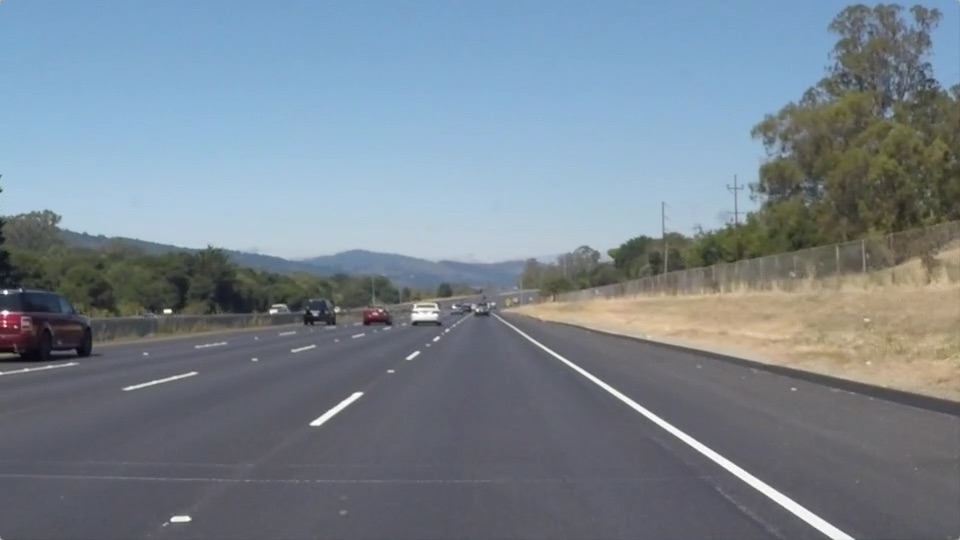
#> input picture CarND-LaneLines-P1/test_images/solidWhiteRight.jpg, 960 x 540 px
$ jupyter execute --allow-errors P1.ipynb   (shell and % lines are left out)
#> lines starting #> are read from the running program, lines starting #| are printed output that depends on the picture; after the words box and inside, x2 and y2 are one past the last pixel; in counts of white or black regions, pixels touching at a corner belong together
# Self-Driving Car Engineer Nanodegree

## Project: **Finding Lane Lines on the Road**
***
In this project, you will use the tools you learned about in the lesson to identify lane lines on the road.  You can develop your pipeline on a series of individual images, and later apply the result to a video stream (really just a series of images). Check out the video clip "raw-lines-example.mp4" (also contained in this repository) to see what the output should look like after using the helper functions below.

Once you have a result that looks roughly like "raw-lines-example.mp4", you'll need to get creative and try to average and/or extrapolate the line segments you've detected to map out the full extent of the lane lines.  You can see an example of the result you're going for in the video "P1_example.mp4".  Ultimately, you would like to draw just one line for the left side of the lane, and one for the right.

In addition to implementing code, there is a brief writeup to complete. The writeup should be completed in a separate file, which can be either a markdown file or a pdf document. There is a [write up template](https://github.com/udacity/CarND-LaneLines-P1/blob/master/writeup_template.md) that can be used to guide the writing process. Completing both the code in the Ipython notebook and the writeup template will cover all of the [rubric points](https://review.udacity.com/#!/rubrics/322/view) for this project.

---
Let's have a look at our first image called 'test_images/solidWhiteRight.jpg'.  Run the 2 cells below (hit Shift-Enter or the "play" button above) to display the image.

**Note: If, at any point, you encounter frozen display windows or other confounding issues, you can always start again with a clean slate by going to the "Kernel" menu above and selecting "Restart & Clear Output".**

---

**The tools you have are color selection, region of interest selection, grayscaling, Gaussian smoothing, Canny Edge Detection and Hough Tranform line detection.  You  are also free to explore and try other techniques that were not presented in the lesson.  Your goal is piece together a pipeline to detect the line segments in the image, then average/extrapolate them and draw them onto the image for display (as below).  Once you have a working pipeline, try it out on the video stream below.**

---

<figure>

 <figcaption>
 <p></p>
 <p style="text-align: center;"> Your output should look something like this (above) after detecting line segments using the helper functions below </p>
 </figcaption>
</figure>
 <p></p>
<figure>

 <figcaption>
 <p></p>
 <p style="text-align: center;"> Your goal is to connect/average/extrapolate line segments to get output like this</p>
 </figcaption>
</figure>

**Run the cell below to import some packages.  If you get an `import error` for a package you've already installed, try changing your kernel (select the Kernel menu above --> Change Kernel).  Still have problems?  Try relaunching Jupyter Notebook from the terminal prompt.  Also, consult the forums for more troubleshooting tips.**

## Import Packages

[cell 1]
import imageio
#> (the rest of this cell did not finish here and is left out)

[cell 2]
#importing some useful packages
import matplotlib.pyplot as plt
import matplotlib.image as mpimg
import numpy as np
import cv2

## Read in an Image

[cell 3]
#reading in an image
image = mpimg.imread('test_images/solidWhiteRight.jpg')
#> image is the input picture: shape (540, 960, 3); mean R, G, B 120.3, 132.6, 143.7

#printing out some stats and plotting
print('This image is:', type(image), 'with dimensions:', image.shape)
#| This image is: <class 'numpy.ndarray'> with dimensions: (540, 960, 3)
plt.imshow(image)  # if you wanted to show a single color channel image called 'gray', for example, call as plt.imshow(gray, cmap='gray')

## Ideas for Lane Detection Pipeline

**Some OpenCV functions (beyond those introduced in the lesson) that might be useful for this project are:**

`cv2.inRange()` for color selection
`cv2.fillPoly()` for regions selection
`cv2.line()` to draw lines on an image given endpoints
`cv2.addWeighted()` to coadd / overlay two images
`cv2.cvtColor()` to grayscale or change color
`cv2.imwrite()` to output images to file
`cv2.bitwise_and()` to apply a mask to an image

**Check out the OpenCV documentation to learn about these and discover even more awesome functionality!**

## Helper Functions

Below are some helper functions to help get you started. They should look familiar from the lesson!

[cell 4]
import math

def grayscale(img):
    """Applies the Grayscale transform
    This will return an image with only one color channel
    but NOTE: to see the returned image as grayscale
    (assuming your grayscaled image is called 'gray')
    you should call plt.imshow(gray, cmap='gray')"""
    return cv2.cvtColor(img, cv2.COLOR_RGB2GRAY)
    # Or use BGR2GRAY if you read an image with cv2.imread()
    # return cv2.cvtColor(img, cv2.COLOR_BGR2GRAY)

def canny(img, low_threshold, high_threshold):
    """Applies the Canny transform"""
    return cv2.Canny(img, low_threshold, high_threshold)

def gaussian_blur(img, kernel_size):
    """Applies a Gaussian Noise kernel"""
    return cv2.GaussianBlur(img, (kernel_size, kernel_size), 0)

def region_of_interest(img, vertices):
    """
    Applies an image mask.

    Only keeps the region of the image defined by the polygon
    formed from `vertices`. The rest of the image is set to black.
    """
    #defining a blank mask to start with
    mask = np.zeros_like(img)

    #defining a 3 channel or 1 channel color to fill the mask with depending on the input image
    if len(img.shape) > 2:
        channel_count = img.shape[2]  # i.e. 3 or 4 depending on your image
        ignore_mask_color = (255,) * channel_count
    else:
        ignore_mask_color = 255

    #filling pixels inside the polygon defined by "vertices" with the fill color
    cv2.fillPoly(mask, vertices, ignore_mask_color)

    #returning the image only where mask pixels are nonzero
    masked_image = cv2.bitwise_and(img, mask)
    return masked_image


# Python 3 has support for cool math symbols.

def weighted_img(img, initial_img, α=0.8, β=1., λ=0.):
    """
    `img` is the output of the hough_lines(), An image with lines drawn on it.
    Should be a blank image (all black) with lines drawn on it.

    `initial_img` should be the image before any processing.

    The result image is computed as follows:

    initial_img * α + img * β + λ
    NOTE: initial_img and img must be the same shape!
    """
    return cv2.addWeighted(initial_img, α, img, β, λ)

## Test Images

Build your pipeline to work on the images in the directory "test_images"
**You should make sure your pipeline works well on these images before you try the videos.**

[cell 5]
import os
image_list = os.listdir("test_images/")
image_list = ["test_images/"+i for i in image_list]

## Build a Lane Finding Pipeline

Build the pipeline and run your solution on all test_images. Make copies into the `test_images_output` directory, and you can use the images in your writeup report.

Try tuning the various parameters, especially the low and high Canny thresholds as well as the Hough lines parameters.

[cell 6]
import glob

if not os.path.exists('test_images_output'):
    os.makedirs('test_images_output')

# helper method for showing the test images
# [12 lines left out: function show_images, not called in this run]


# helper method for showing the unprocessed images on the left column processed images on the right column
def show_processed_images(images, processed_images):
    cols = 2
    rows = len(images)

    plt.figure(figsize=(12, 24))

    for i, image, processed in zip(range(len(images)), images, processed_images):
        plt.subplot(rows, cols, 2*i+1)
        plt.imshow(image)
        plt.xticks([]), plt.yticks([])
        plt.subplot(rows, cols, 2*i+2)
        plt.imshow(processed)
        plt.xticks([]), plt.yticks([])
    plt.tight_layout()
    plt.show()

test_images = [plt.imread(image_file) for image_file in glob.glob('test_images/*.jpg')]
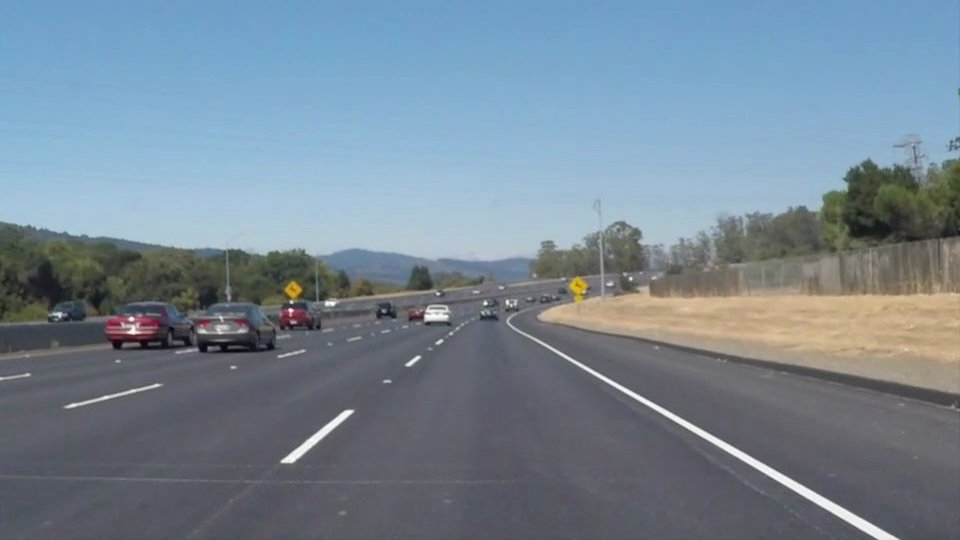
#> input picture CarND-LaneLines-P1/test_images/solidWhiteCurve.jpg, 960 x 540 px
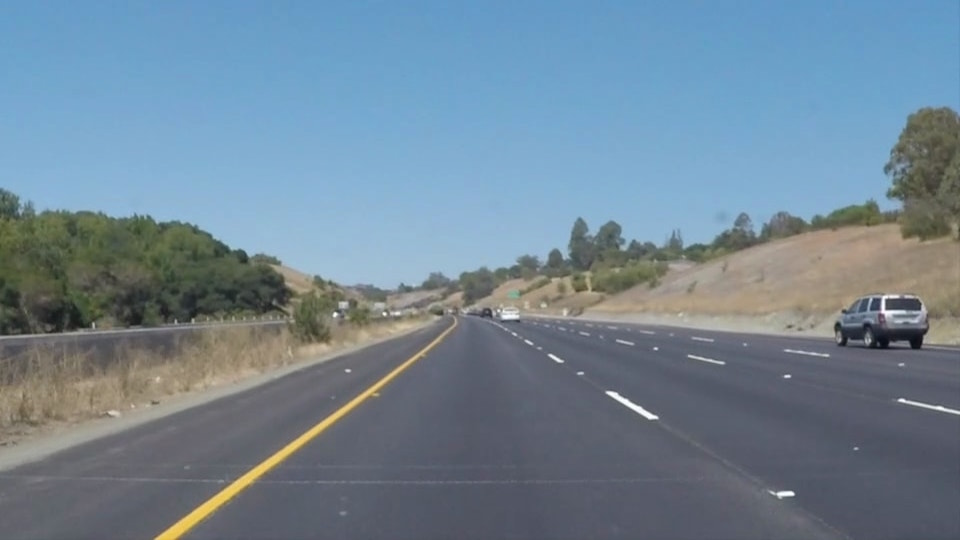
#> input picture CarND-LaneLines-P1/test_images/solidYellowCurve.jpg, 960 x 540 px
#> test_images = 3 items

### Step 1: Extract color white and yellow

[cell 7]
# TODO: Build your pipeline that will draw lane lines on the test_images
# then save them to the test_images directory.

# image is expected be in RGB color space
def extract_white_and_yellow(image):
    lower_white = np.uint8([200, 200, 200])
    upper_white = np.uint8([255, 255, 255])
    white_mask = cv2.inRange(image, lower_white, upper_white)
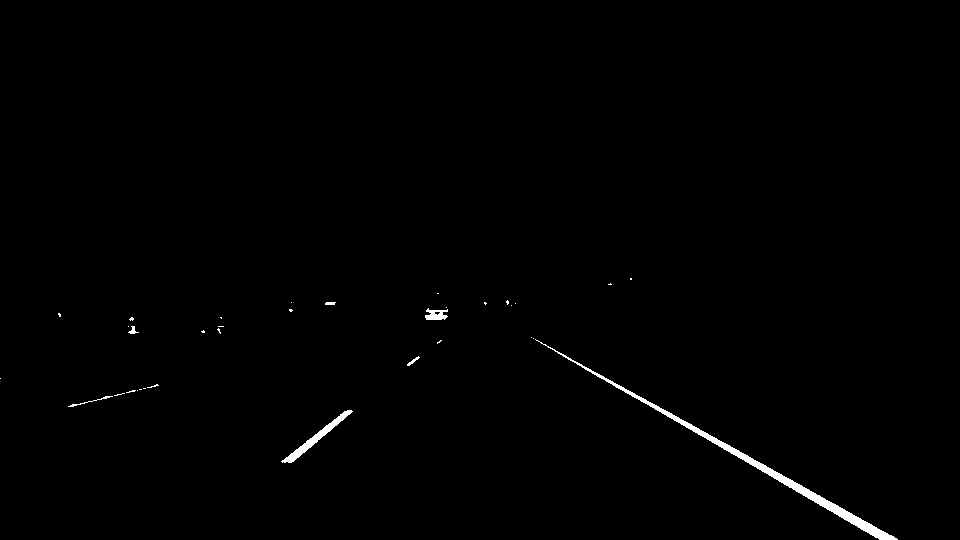
#> white_mask: shape (540, 960); 0.64% white; 34 white regions (27 under 20 px), largest, box (x1, y1, x2, y2) and area: (535, 339, 898, 540) 2248, (281, 410, 353, 463) 560, (425, 308, 448, 320) 181
#> image is the input picture: shape (540, 960, 3); mean R, G, B 118.5, 134.5, 148.1

    lower_yellow = np.uint8([175, 175,   0])
    upper_yellow = np.uint8([255, 255, 204])
    yellow_mask = cv2.inRange(image, lower_yellow, upper_yellow)
#> yellow_mask: shape (540, 960); 1.8% white; 523 white regions (495 under 20 px), largest, box (x1, y1, x2, y2) and area: (620, 287, 960, 350) 5795, (541, 304, 660, 329) 677, (870, 315, 940, 327) 374

    white_yellow_masked = cv2.bitwise_and(image, image, mask = cv2.bitwise_or(white_mask, yellow_mask))
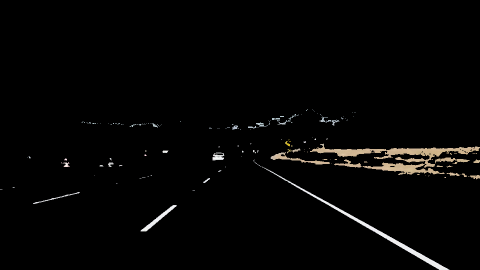
#> white_yellow_masked: shape (540, 960, 3) (shown at 1/2 size); mean R, G, B 5.1, 4.8, 4.3

    gray_img = grayscale(white_yellow_masked)
    masked = cv2.bitwise_and(image, image, mask = gray_img)

    return masked


images_after_color_extracted = list(map(extract_white_and_yellow, test_images))
#> in extract_white_and_yellow, image is the input picture: shape (540, 960, 3); mean R, G, B 113, 133.4, 149
#> in extract_white_and_yellow (call 3), `yellow_mask = cv2.inRange(image, lower_yellow, upper_yellow)`:
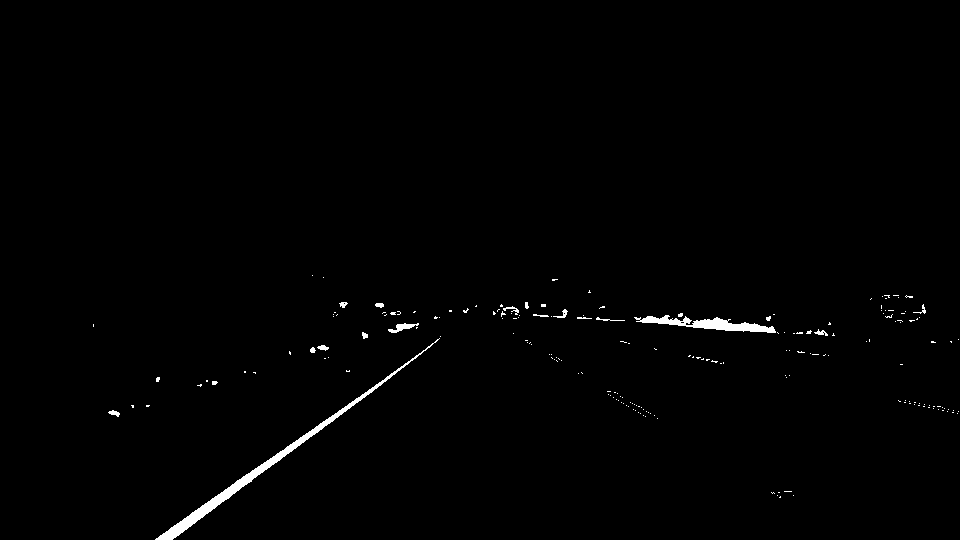
#> yellow_mask: shape (540, 960); 0.84% white; 200 white regions (182 under 20 px), largest, box (x1, y1, x2, y2) and area: (155, 338, 440, 540) 2063, (634, 315, 776, 333) 1017, (388, 323, 419, 333) 135
#> images_after_color_extracted = 3 items
show_processed_images(test_images, images_after_color_extracted)
#> in show_processed_images, `rows = len(images)`: rows = 3
#> the loop in show_processed_images, `for i, image, processed in zip(range(len(images)), images, processed_i..` made 3 passes

### Step 2: Canny edge mask

[cell 8]
def canny_edge_mask(image_after_color_extracted):
    kernel_size = 5
    blurred_img = gaussian_blur(image_after_color_extracted, kernel_size)

    canny_img = canny(blurred_img, 30, 100)

    w = canny_img.shape[1]
    h = canny_img.shape[0]
    vertices = np.array([[(0.05 * w, h), (w * 0.475, h * 0.58),
                          (w * 0.525, h * 0.58), (0.95 * w, h)]], dtype=np.int32)

    return region_of_interest(canny_img, vertices)
#> in region_of_interest, `masked_image = cv2.bitwise_and(img, mask)`:
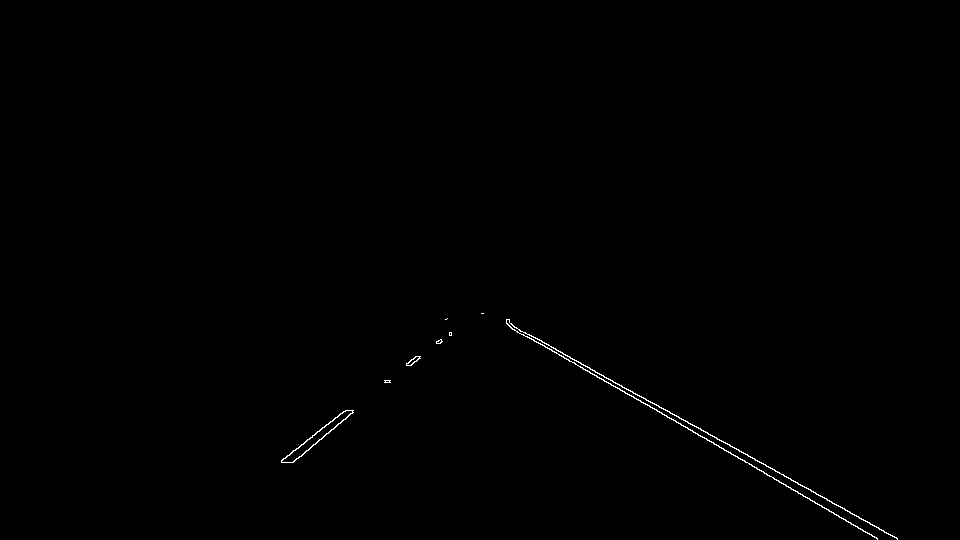
#> masked_image: shape (540, 960); 0.3% white in thin lines or dots, all inside (x1, y1, x2, y2) = (281, 313, 898, 540)


images_after_canny_mask = list(map(canny_edge_mask, images_after_color_extracted))
#> call 3 of canny, with low_threshold = 30, high_threshold = 100
#> in canny (call 3), `return cv2.Canny(img, low_threshold, high_threshold)`:
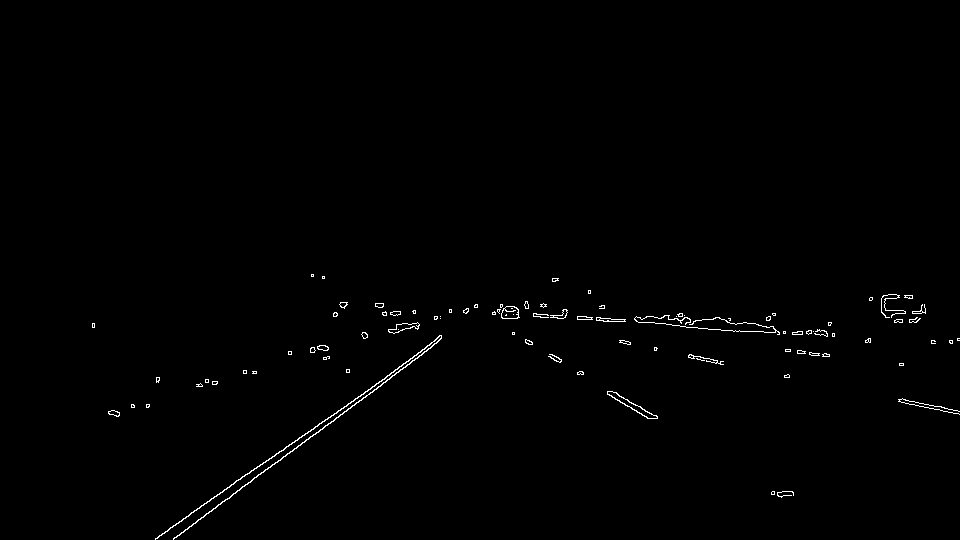
#> returned value: shape (540, 960); 0.64% white in thin lines or dots, all inside (x1, y1, x2, y2) = (92, 274, 960, 540)
#> images_after_canny_mask = 3 items
#> (the rest of the program and of its run is left out)
